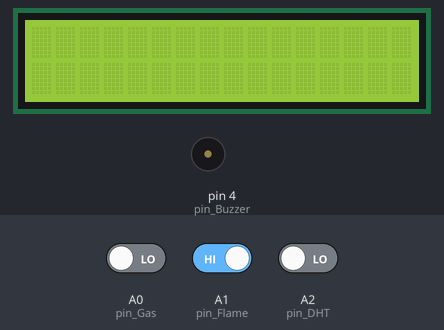
A sketch run on a simulated Arduino Uno, built with avr-gcc and run on an emulated ATmega328P. Parts: 16×2 character LCD, buzzer (waves = sounding). Inputs (shaded band) come from the test bench; at power-on: A0 (pin_Gas) LOW, A1 (pin_Flame) HIGH, A2 (pin_DHT) LOW. What the sketch prints to the serial monitor is not drawn.

Above: at 1.2 s.
1.3 s: A0 (pin_Gas) driven HIGH
At 2.1 s:
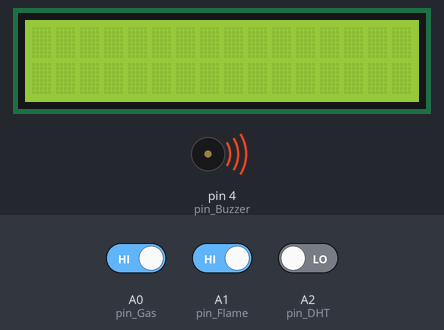
4.3 s: A0 (pin_Gas) driven LOW
At 5.8 s:
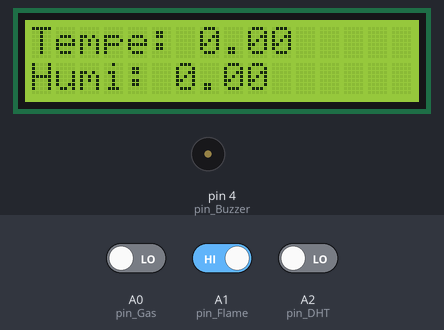
6.9 s: A1 (pin_Flame) driven LOW
At 8.1 s:
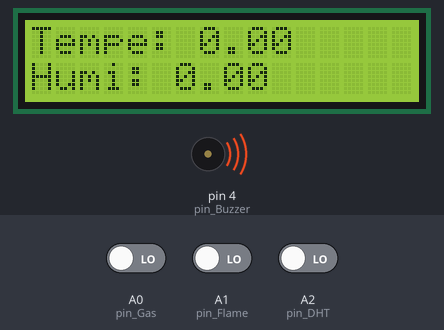
9.9 s: A1 (pin_Flame) driven HIGH
At 12.3 s:
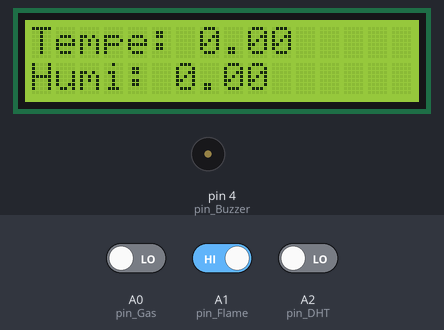
Timing chart, 0 to 13.4 s (numbered marks = the images above; inputs shaded):
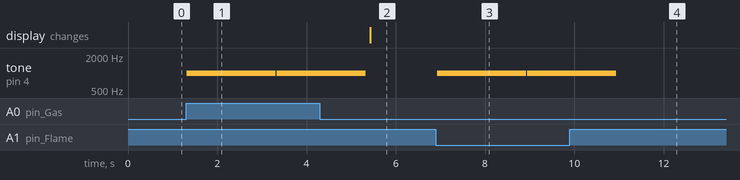

Measured:
- after the input at 1.3 s, tone on pin 4 (pin_Buzzer): silent → 1000 Hz at once, → silent 2.0 s later, → 1000 Hz 0.02 s later
- after the input at 4.3 s, tone on pin 4 (pin_Buzzer): goes on until 5.3 s, then stays silent
- after the input at 6.9 s, tone on pin 4 (pin_Buzzer): silent → 1000 Hz at once, → silent 2.0 s later, → 1000 Hz 0.02 s later
- after the input at 9.9 s, tone on pin 4 (pin_Buzzer): goes on until 10.9 s, then stays silent

The sketch:

Arduino_Program.ino
```cpp
#include "dht.h"
#include<SoftwareSerial.h>
#include <LiquidCrystal_I2C.h>

SoftwareSerial mySerial(2,3); //TX - RX

const int pin_Gas = A0; // Analog pin for gas sensor
const int pin_Flame = A1; // Analog pin for flame sensor
const int pin_DHT = A2; // Analog pin for DHT sensor
const int pin_Servo = 11; // Digital pin for servo motor
const int pin_Buzzer = 4; // Digital pin for buzzer

const int pin_Pump_ENA = 5; // L298N enable pin for pump motor
const int pin_Pump_IN1 = 6; // L298N IN1 pin for pump motor
const int pin_Pump_IN2 = 7; // L298N IN2 pin for pump motor

const int pin_Fan_ENB = 8; // L298N enable pin for fan motor
const int pin_Fan_IN3 = 9; // L298N IN1 pin for fan motor
const int pin_Fan_IN4 = 10; // L298N IN2 pin for fan motor

dht DHT; // an instance of the DHT sensor library
LiquidCrystal_I2C lcd(0X27, 16, 2); //an instance of the LiquidCrystal_I2C library, specifying the I2C address and dimensions of the LCD

int angle = 0; // Initialize the angle of the servo motor to 0 and
bool clockwise = true; //set the initial direction to clockwise

unsigned long previousMillis = 0; // a variable to store the previous time in milliseconds
const long interval = 5000; //a constant to specify the interval for taking sensor readings

void setup() {

Serial.begin(9600); // Initialize serial communication
mySerial.begin(9600); // Initialize serial communication for sending data to a module
lcd.init(); // Initialize LCD display
lcd.backlight();
pinMode(pin_Servo, OUTPUT); // Set servo pin as output
pinMode(pin_Flame, INPUT_PULLUP); // Set flame pin as input with internal pull-up resistor enabled
pinMode(pin_Buzzer, OUTPUT); // Set buzzer pin as output
}

void loop() {
// Read temperature and humidity data from DHT11 sensor and display on LCD every specified interval
  unsigned long currentMillis = millis();
  if (currentMillis - previousMillis >= interval) {
  previousMillis = currentMillis;

  DHT.read11(pin_DHT); // Read temperature and humidity data11
  lcd.setCursor(0, 0);  // Display temperature on LCD screen
  lcd.print("Tempe: ");
  lcd.print(DHT.temperature);

  // Send temperature data to connected device via serial communication
  mySerial.print("TEMP:");
  mySerial.println(DHT.temperature);

  // Display humidity on LCD screen
  lcd.setCursor(0, 1);
  lcd.print("Humi: ");
  lcd.print(DHT.humidity);

  // Send humidity data to connected device via serial communication
  Serial.print(DHT.humidity);
  mySerial.print("HUMI:");
  mySerial.println(DHT.humidity);
  }

  if (digitalRead(pin_Flame) == LOW) {
    mySerial.print("FLAME:");
    mySerial.println("1");
    tone(pin_Buzzer, 1000); // phát ra tần số 1000Hz

    digitalWrite(pin_Pump_ENA, HIGH); // enable L298N
    digitalWrite(pin_Pump_IN1, HIGH); // turn on motor
    digitalWrite(pin_Pump_IN2, LOW);
    delay(2000); // phát ra âm thanh trong 3 giây
    noTone(pin_Buzzer); // tắt âm thanh

  } else {
    digitalWrite(pin_Pump_ENA, LOW); // disable L298N
    digitalWrite(pin_Pump_IN1, LOW); // turn off motor
    digitalWrite(pin_Pump_IN2, LOW);

    mySerial.print("FLAME:");
    mySerial.println("0");
  }

  if (digitalRead(pin_Gas) == HIGH) {
    mySerial.print("GAS:");
    mySerial.println("1");
    tone(pin_Buzzer, 1000); // phát ra tần số 1000Hz

    digitalWrite(pin_Fan_ENB, HIGH); // enable L298N
    digitalWrite(pin_Fan_IN3, HIGH); // turn on motor
    digitalWrite(pin_Fan_IN4, LOW);
    delay(2000); // phát ra âm thanh trong 3 giây
    noTone(pin_Buzzer); // tắt âm thanh

  } else {
    digitalWrite(pin_Fan_ENB, LOW); // enable L298N
    digitalWrite(pin_Fan_IN3, LOW); // turn on motor
    digitalWrite(pin_Fan_IN4, LOW);

    mySerial.print("GAS:");
    mySerial.println("0");
  }

  digitalWrite(pin_Servo, HIGH);
  delayMicroseconds(angle);
  digitalWrite(pin_Servo, LOW);
  delayMicroseconds(20000 - angle);

  if (angle >= 2300) { //Change the direction of rotation when the angle reaches 2300
    clockwise = false;
  }
  if (angle <= 600) { //Change the direction of rotation when the angle reaches 600
    clockwise = true;
  }
  angle += clockwise ? 1 : -1; //angle variable is increased by 1 if clockwise is true, or decreased by 1 if clockwise is false
  }
```
